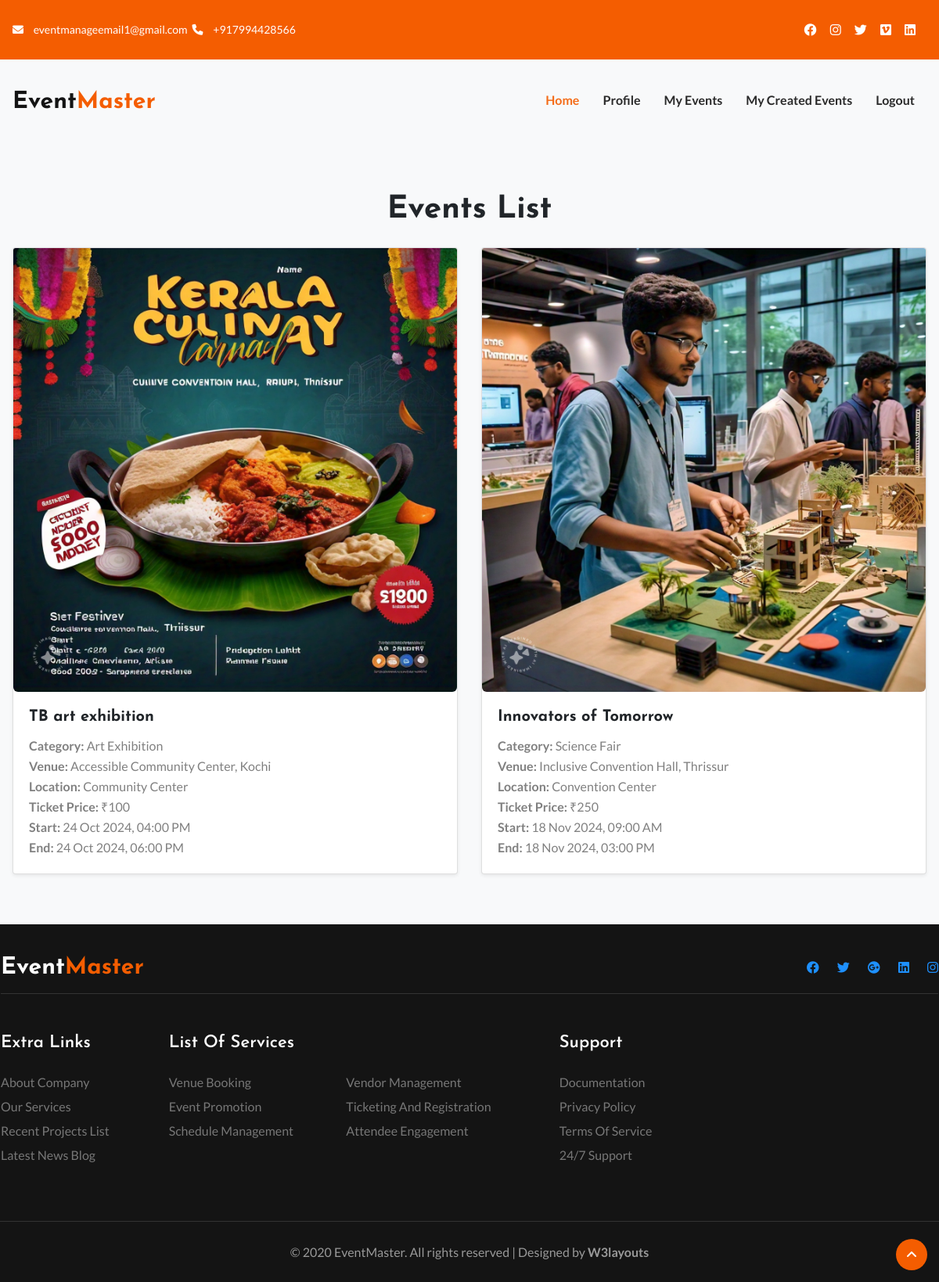
The app's page /userevents (signed in) with its own data.
### event_manage_app/models.py (models this page shows)
class Event(models.Model):
    name = models.CharField(max_length=255)
    image = models.FileField()
    category = models.ForeignKey(EventCategory, on_delete=models.SET_NULL, null=True)
    organizer = models.ForeignKey(Organizer, on_delete=models.SET_NULL, null=True)
    user = models.ForeignKey(User, on_delete=models.SET_NULL, null=True)
    venue = models.ForeignKey(Venue, on_delete=models.SET_NULL, null=True)
    ticketprice = models.PositiveIntegerField()
    maxparticipants = models.PositiveIntegerField()
    start = models.DateTimeField()
    end = models.DateTimeField()
    details = models.TextField()
    approvedbyadmin = models.BooleanField(default=False)
    payed = models.BooleanField(default=False)
    participants=models.PositiveIntegerField(default=0)
    status = models.CharField(max_length=100,default='pending')
    statusreason = models.TextField(default='Admin waiting to approve')
    approveddate = models.DateTimeField(null=True, blank=True)
    price=models.PositiveIntegerField(default=0)
    isrefunded = models.BooleanField(default=False)
    refunddate = models.DateTimeField(null=True, blank=True)
    refundid = models.CharField(max_length=150,default='nil')
    refundprice = models.PositiveIntegerField(default=0)

class EventCategory(models.Model):
    name = models.CharField(max_length=255)
    OPTION_ONE = 'organizer'
    OPTION_TWO = 'userandorganizer'
    OPTIONS = [
        (OPTION_ONE, 'Organizer level'),
        (OPTION_TWO, 'User Level'),
    ]
    level = models.CharField(
        max_length=50,
        choices=OPTIONS,
        default=OPTION_ONE,
    )
    priceperhour = models.PositiveIntegerField()

class Venue(models.Model):
    name = models.CharField(max_length=255)
    image = models.FileField()
    address = models.TextField()
    district = models.CharField(max_length=100)
    location = models.CharField(max_length=200)
    pincode = models.CharField(max_length=6)
    gmaplink = models.CharField(max_length=255,default="www.chat.openai.com")
    maxparticipants = models.PositiveIntegerField()

### event_manage_app/views.py (the view)
# urls.py: path('userevents',views.userevents,name='userevents'),
def userevents(re):
    if 'user' in re.session:
        user=User.objects.get(username=re.session['user'])
        tickets = Ticket.objects.filter(user=user)
        p_events=[]
        for i in tickets:
            p_events.append(i.event)
        p_events=set(p_events)
        return render(re,'userevents.html',{'events':p_events})
    messages.warning(re, "User not logged in ")
    return redirect(login)

### templates/userevents.html (shortened to what this page needs)
<!doctype html>
<html lang="zxx">
<head>
	{% load static %}
    <link href="https://maxcdn.bootstrapcdn.com/bootstrap/4.5.2/css/bootstrap.min.css" rel="stylesheet">
	<link rel="stylesheet" href="{% static 'css/style-starter.css' %}">
	<link rel="stylesheet" href="https://cdnjs.cloudflare.com/ajax/libs/font-awesome/6.0.0-beta3/css/all.min.css">
</head>
<body>
	<section class="w3l-top-header-content">
		<div class="hny-top-menu">
			<div class="container">
				<div class="row">
					<ul class="accounts col-sm-8">
						<li class="top_li mr-lg-0"><span class="fa fa-envelope-o"></span>
							<a href="mailto:eventmanageemail1@gmail.com" class="mail"> eventmanageemail1@gmail.com</a>
						</li>
						<li class="top_li"><span class="fa fa-phone"></span>
							<a href="tel:+917994428566">+917994428566</a>
						</li>
					</ul>
					<ul class="social-top col-sm-4">
						<li><a href="https://www.facebook.com/login.php/"><span class="fab fa-facebook"></span></a></li>
						<li><a href="https://www.instagram.com/accounts/login/?hl=en"><span class="fab fa-instagram"></span></a> </li>
						<li><a href="https://twitter.com/login"><span class="fab fa-twitter"></span></a></li>
						<li><a href="https://vimeo.com/log_in"><span class="fab fa-vimeo"></span></a> </li>
						<li>
							<a href="https://www.linkedin.com/login">
								<span class="fab fa-linkedin"></span>
							</a>
						</li>
					</ul>
				</div>
			</div>
		</div>
	</section>
	<header class="w3l-header-nav">
		<nav class="navbar navbar-expand-lg navbar-light fill px-lg-0 py-0 px-3">
			<div class="container">
				<h1><a class="navbar-brand" href="index.html">Event<span>Master</span></a></h1>
				<div class="collapse navbar-collapse" id="navbarSupportedContent">
					<ul class="navbar-nav ml-auto">
						<li class="nav-item active">
							<a class="nav-link" href="{% url 'userhome' %}">Home</a>
						</li>
						<li class="nav-item">
							<a class="nav-link" href="{% url 'userprofile' %}">Profile</a>
						</li>
						<li class="nav-item">
							<a class="nav-link" href="{% url 'userevents' %}">My Events</a>
						</li>
						<li class="nav-item">
							<a class="nav-link" href="{% url 'userownevents' %}">My Created Events</a>
						</li>
						<li class="nav-item">
							<a class="nav-link" href="{% url 'logout' %}">Logout</a>
						</li>
					</ul>
				</div>
			</div>
		</nav>
	</header>
	<div class="container my-5">
    <h1 class="text-center mb-4">Events List</h1>
    <div class="row row-cols-1 row-cols-md-2 g-4">
        {% for event in events %}
        <div class="col">
            <div class="card h-100 shadow-sm">
                <img src="{{ event.image.url }}" class="card-img-top" alt="{{ event.name }}">
                <div class="card-body">
                    <h5 class="card-title">{{ event.name }}</h5>
                    <p class="card-text">
                        <strong>Category:</strong> {{ event.category.name }}<br>
                        <strong>Venue:</strong> {{ event.venue.name }}<br>
                        <strong>Location:</strong> {{ event.venue.location }}<br>
                        <strong>Ticket Price:</strong> ₹{{ event.ticketprice }}<br>
                        <strong>Start:</strong> {{ event.start|date:"d M Y, h:i A" }}<br>
                        <strong>End:</strong> {{ event.end|date:"d M Y, h:i A" }}
                    </p>
                </div>
            </div>
        </div>
        {% endfor %}
    </div>
	</div>
	<footer class="w3l-footer-66">
		<div class="footer-28-main">
			<div class="container">
				<div class="row footer-hny-top">
					<div class="col-lg-6 footer-logo pl-lg-0">
						<h2><a class="navbar-brand" href="index.html">Event<span>Master</span></a></h2>
					</div>
					<div class="col-lg-6 main-social-footer-28 pr-lg-0">
						<a href="https://www.facebook.com/login.php/"><span class="fab fa-facebook"></a>
						<a href="https://twitter.com/login"><span class="fab fa-twitter"></a>
						<a href="https://accounts.google.co.in/"><span class="fab fa-google-plus"></a>
						<a href="https://www.linkedin.com/login"><span class="fab fa-linkedin"></a>
						<a href="https://www.instagram.com/accounts/login/?hl=en"><span class="fab fa-instagram"></a>
					</div>
				</div>
				<div class="row footer-top-28">
					<div class="col-lg-2 col-md-6 footer-list-28 pl-lg-0">
						<h6 class="footer-title-28">Extra Links</h6>
						<ul>
							<li><a href="about.html">About Company</a></li>
							<li><a href="services.html">Our Services</a></li>
							<li><a href="portfolio.html">Recent projects list</a></li>
							<li><a href="blog.html">Latest News blog</a></li>
						</ul>
					</div>
					<div class="col-lg-5 col-md-6 footer-list-28">
						<h6 class="footer-title-28">list of Services</h6>
						<ul class="d-grid footer-column-2">
							<li><a href="services">Venue Booking</a></li>
							<li><a href="services">Vendor Management</a></li>
							<li><a href="services">Event Promotion</a></li>
							<li><a href="services">Ticketing and Registration</a></li>
							<li><a href="services">Schedule Management</a></li>
							<li><a href="services">Attendee Engagement</a></li>
						</ul>
					</div>
					<div class="col-lg-2 col-md-6 footer-list-28">
						<h6 class="footer-title-28">Support</h6>
						<ul>
							<li><a href="#link">Documentation</a></li>
							<li><a href="#link">Privacy policy</a></li>
							<li><a href="#link">Terms of service</a></li>
							<li><a href="#link">24/7 support</a></li>
						</ul>
					</div>
					<div class="col-lg-3 col-md-6 footer-list-28 pr-lg-0">
					</div>
				</div>
			</div>
			<div class="midd-footer-28 align-center">
				<p class="copy-footer-28">© 2020 EventMaster. All rights reserved | Designed by <a
						href="https://w3layouts.com">W3layouts</a></p>
			</div>
		</div>
		<button onclick="topFunction()" id="movetop" title="Go to top">
			<span class="fa fa-angle-up"></span>
		</button>
	</footer>
</body>
</html>

### records on screen
Event: image (picture), name "TB art exhibition", category.name "Art Exhibition", venue.name "Accessible Community Center, Kochi", venue.location "Community Center", ticketprice "100", start "24 Oct 2024, 04:00 PM", end "24 Oct 2024, 06:00 PM"
Event: image (picture), name "Innovators of Tomorrow", category.name "Science Fair", venue.name "Inclusive Convention Hall, Thrissur", venue.location "Convention Center", ticketprice "250", start "18 Nov 2024, 09:00 AM", end "18 Nov 2024, 03:00 PM"
